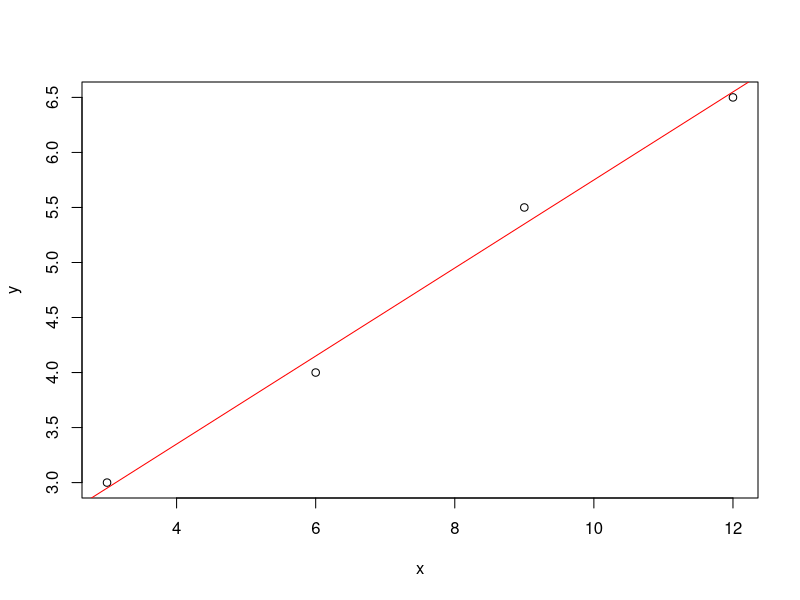
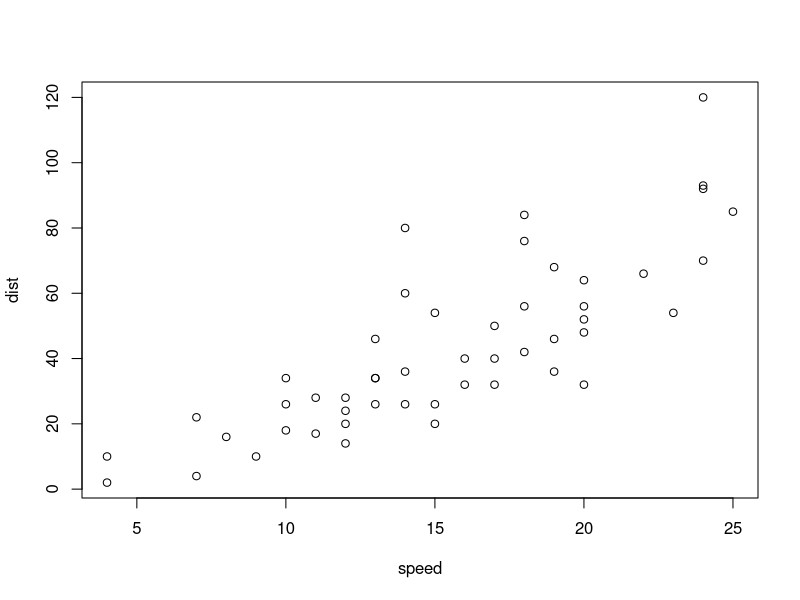
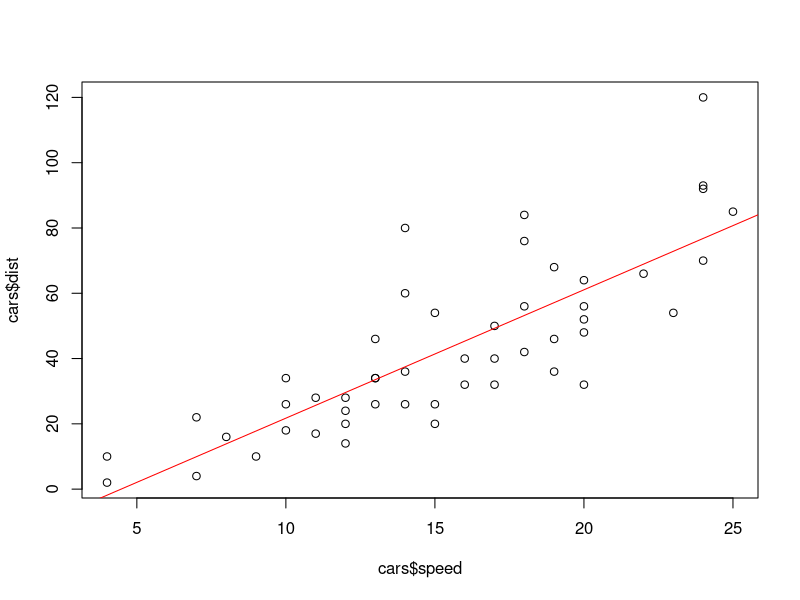
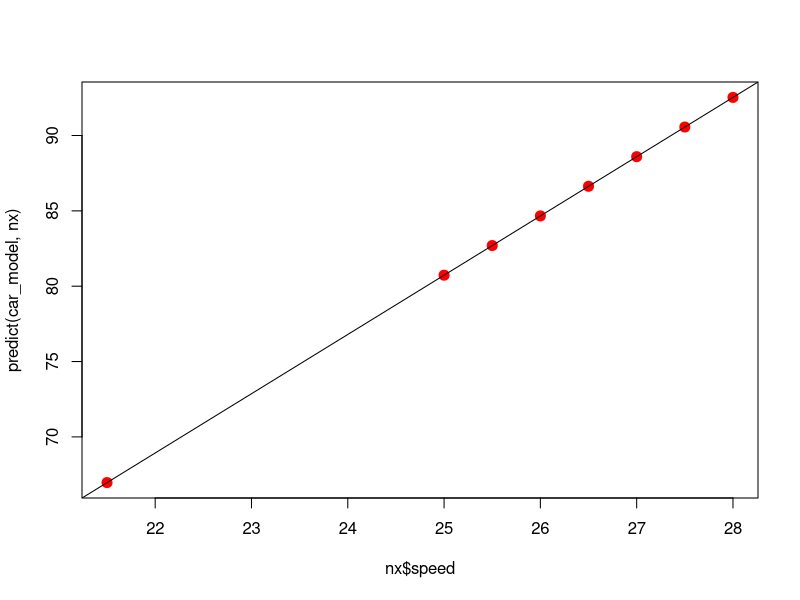
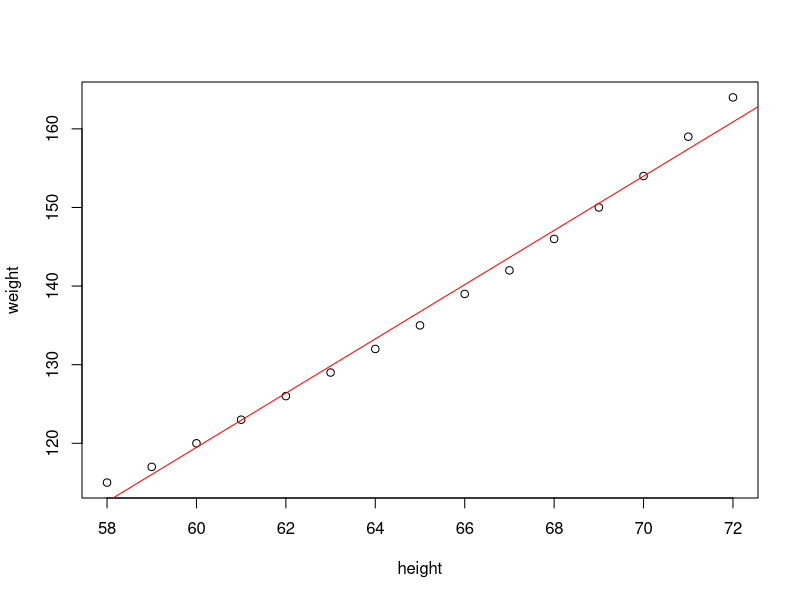
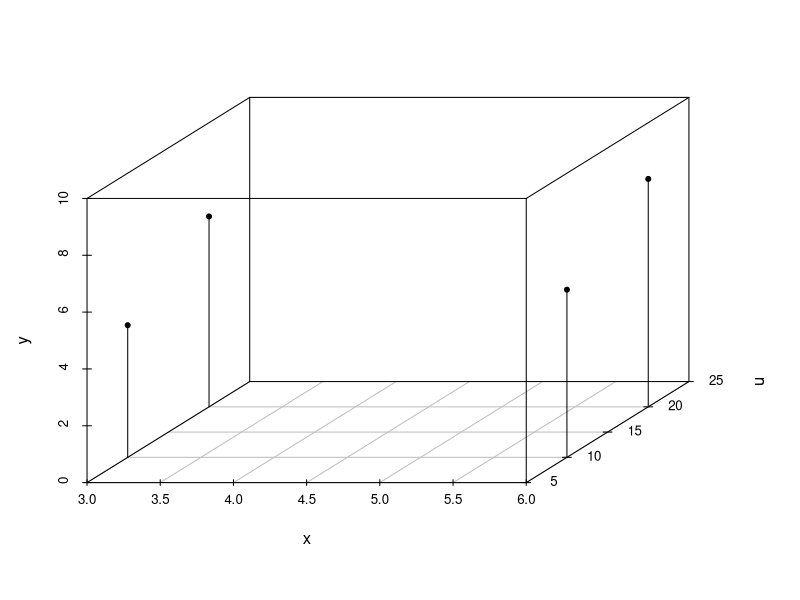
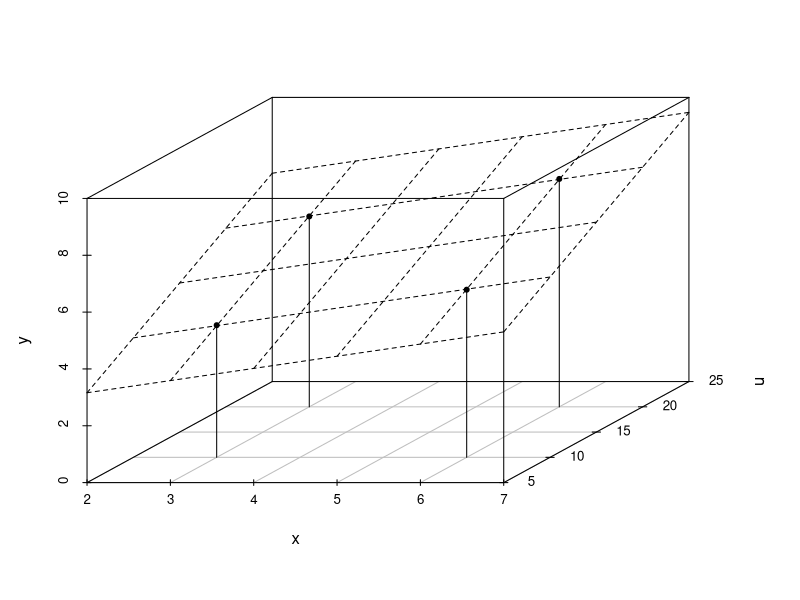
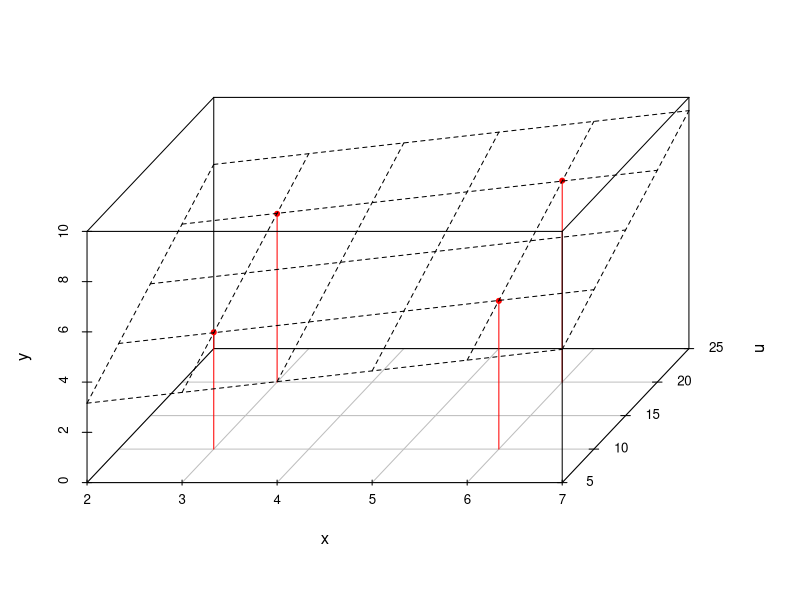

Source code (R) for these figures, in order:
# linear model ----

x <- c(3, 6, 9, 12)
y <- c(3, 4, 5.5, 6.5)

linear_model <- lm(y ~x)

linear_model

plot(x, y)
abline(linear_model, col = 'red')

coef(linear_model)

# y_hat
fitted(linear_model)

# residual
residuals(linear_model)

# MSE
deviance(linear_model) / length(x)

summary(linear_model)

newx <- data.frame(x = c(1.2, 2.0, 20.65))

predict(linear_model, newdata = newx)

str(cars)

head(cars)

plot(cars)


car_model <- lm(dist~speed, data = cars)

coef(car_model)

plot(cars$speed, cars$dist)
abline(car_model, col = 'red')


fitted(car_model)

nx1 <- data.frame(speed = c(21.5))
predict(car_model, nx1)

nx2 <- data.frame(speed = c(25.0, 25.5, 26.0, 26.5, 27.0, 27.5, 28.0))
predict(car_model, nx2)

nx <- data.frame(speed = c(21.5, 25.0, 25.5, 26.0, 26.5, 27.0, 27.5, 28.0))
plot(nx$speed, predict(car_model, nx), col = 'red', cex = 2, pch = 20)
abline(car_model)

str(women)

women

women_model <- lm(weight ~ height, data = women)
coef(women_model)

plot(women)
abline(women_model, col = 'red')


summary(women_model)


car_model = lm(dist ~ speed, data = cars)
summary(car_model)


if (!require('scatterplot3d')) install.packages('scatterplot3d')
library(scatterplot3d)

x <- c(3.0, 6.0, 3.0, 6.0)
u <- c(10.0, 10.0, 20.0, 20.0)
y <- c(4.65, 5.9, 6.7, 8.02)

scatterplot3d(x, u, y, xlin = 2:7, ylim = 7:23, zlim = 0:10, pch = 20, type = 'h')

# multiple linear model ----
m <- lm(y ~ x + u)
coef(m)

s <- scatterplot3d(x, u, y, xlim = 2:7, ylim = 7:23, zlim = 0:10, pch = 20, type = 'h')
s$plane3d(m)


fitted(m)

residuals(m)

deviance(m)

deviance(m)/length(x)

nx <- c(7.5, 5.0)
nu <- c(15.0, 12.0)
new_data <-  data.frame(x = nx, u = nu)
ny <- predict(m, new_data)
ny

s <- scatterplot3d(x, u, y, xlim = 2:7, ylim = 7:23, zlim = 0:10, pch = 20, type = 'h', color = 'red', angle = 60)
s$plane3d(m)



str(trees)

summary(trees)

scatterplot3d(trees$Girth, trees$Height, trees$Volume)

m <- lm(Volume ~ Girth + Height, data = trees)
m

s <- scatterplot3d(trees$Girth, trees$Height, trees$Volume, pch = 20, type = 'h', angle = 55)
s$plane3d(m)

ndata <- data.frame(Girth = c(8.5, 13.0, 19.0), Height = c(72, 86, 85))
predict(m, newdata = ndata)
